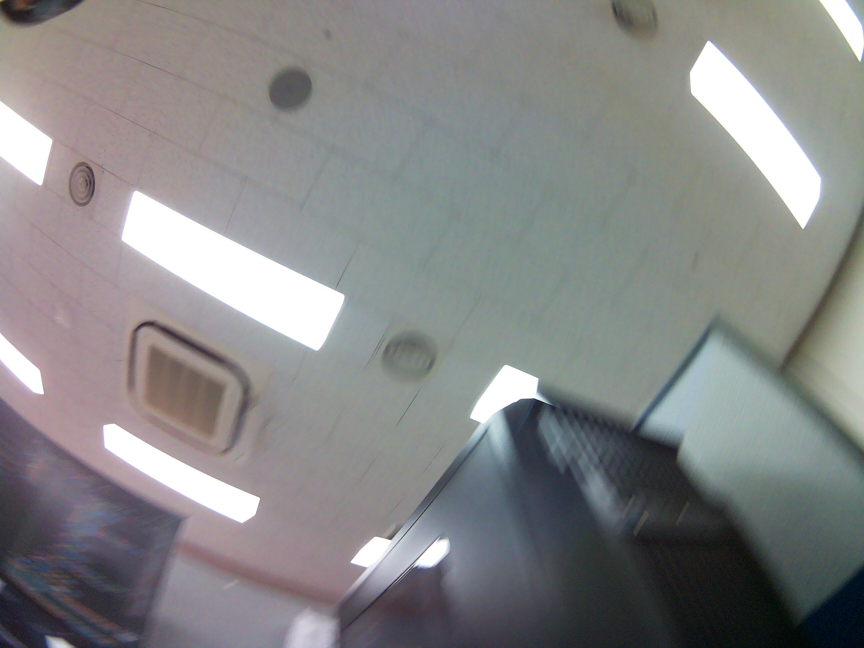
#> input picture captures_gui_20250904_201459/img_t-30_p-165_20250904_201504_650.jpg, 2592 x 1944 px (shown at 1/3 size)
$ python image_diff.py
#> lines starting #> are read from the running program, lines starting #| are printed output that depends on the picture; after the words box and inside, x2 and y2 are one past the last pixel; in counts of white or black regions, pixels touching at a corner belong together
import cv2
import numpy as np
import tkinter as tk
from tkinter import filedialog
import os

def imread_unicode(filepath):
    """한글 경로를 포함한 파일을 읽기 위한 함수"""
    try:
        # numpy로 바이너리 읽기
        stream = np.fromfile(filepath, dtype=np.uint8)
        # OpenCV로 디코딩
        img = cv2.imdecode(stream, cv2.IMREAD_COLOR)
        return img
    except Exception as e:
        print(f"파일 읽기 오류: {e}")
        return None

def show_resized(window_name, img, scale=0.4):
    """화면이 너무 클 수 있어서 보기 좋게 줄여서 보여주는 함수"""
    if img is None: return
    h, w = img.shape[:2]
    resized = cv2.resize(img, (int(w * scale), int(h * scale)))
    cv2.imshow(window_name, resized)

# ==========================================
# 1. 파일 선택 (File Dialog)
# ==========================================
print("파일 선택창을 띄웁니다...")

# tkinter 기본 윈도우 숨기기 (이거 안 하면 빈 창이 하나 더 뜹니다)
root = tk.Tk()
root.withdraw()

# 현재 작업 경로 가져오기 (파일창이 여기서부터 열림)
current_dir = os.getcwd()

# 1) 레이저 ON 사진 선택
print(">> 레이저가 [켜진](ON) 사진을 선택해주세요.")
path_on = filedialog.askopenfilename(
    title="1. 레이저 ON 사진 선택",
    initialdir=current_dir,
    filetypes=[("Image files", "*.jpg *.png *.jpeg")]
)
#> the answer given: ../captures_gui_20250904_201459/img_t-30_p-165_20250904_201504_650.jpg

# 취소 눌렀을 때 처리
if not path_on:
    print("❌ 파일 선택이 취소되었습니다.")
    exit()

# 2) 레이저 OFF 사진 선택
print(">> 레이저가 [꺼진](OFF) 사진을 선택해주세요.")
path_off = filedialog.askopenfilename(
    title="2. 레이저 OFF 사진 선택",
    initialdir=os.path.dirname(path_on), # 방금 선택한 폴더에서 다시 열기
    filetypes=[("Image files", "*.jpg *.png *.jpeg")]
)
#> the answer given: ../captures_gui_20250904_201459/img_t-30_p-180_20250904_201504_207.jpg

if not path_off:
    print("❌ 파일 선택이 취소되었습니다.")
    exit()

print(f"선택된 파일:\n ON: {os.path.basename(path_on)}\n OFF: {os.path.basename(path_off)}")

# ==========================================
# 2. 이미지 처리 (차분 및 결과 확인)
# ==========================================
# 한글 경로 지원을 위해 imread_unicode 함수 사용
img_on = imread_unicode(path_on)
#> in imread_unicode, img is the input picture: shape (1944, 2592, 3); mean B, G, R 134, 133.9, 133.4
img_off = imread_unicode(path_off)
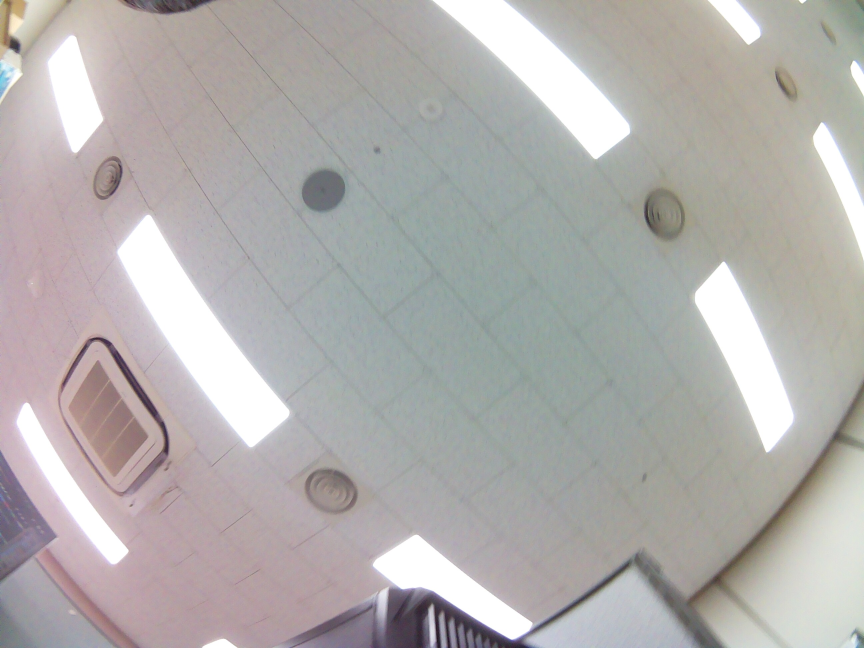
#> input picture captures_gui_20250904_201459/img_t-30_p-180_20250904_201504_207.jpg, 2592 x 1944 px (shown at 1/3 size)
#> in imread_unicode, img is the input picture: shape (1944, 2592, 3); mean B, G, R 173.2, 174.7, 177.7

if img_on is None or img_off is None:
    print("이미지를 불러올 수 없습니다. 파일이 손상되었거나 이미지 파일이 아닐 수 있습니다.")
    exit()

# ==========================================
# A. 컬러 차분 (Color Difference)
# ==========================================
# 흑백 변환 없이 바로 차분 계산
color_diff = cv2.absdiff(img_on, img_off)
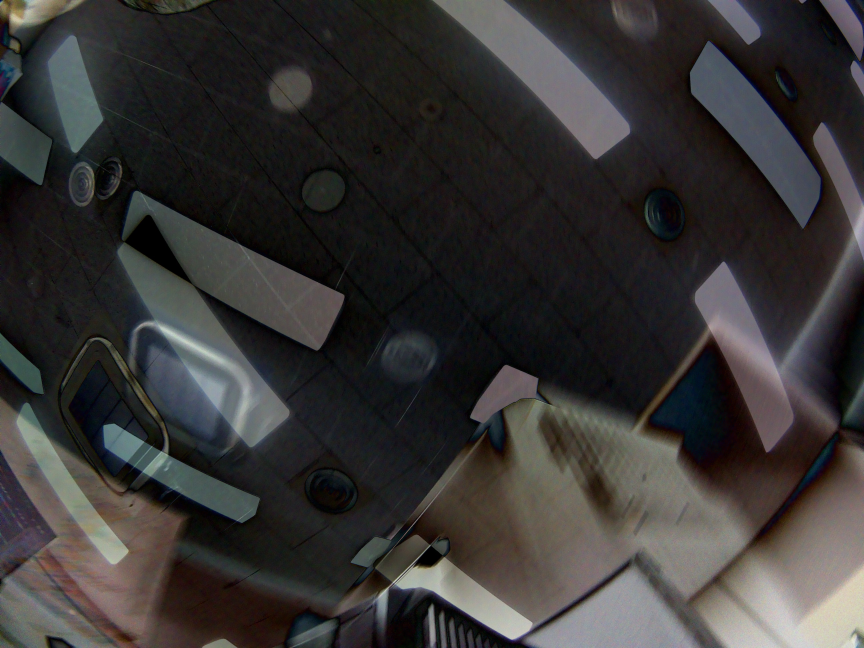
#> color_diff: shape (1944, 2592, 3) (shown at 1/3 size); mean B, G, R 52.3, 53.1, 55.1

# 컬러 차분을 그레이스케일로 변환하여 threshold 적용
color_diff_gray = cv2.cvtColor(color_diff, cv2.COLOR_BGR2GRAY)
_, color_thresh = cv2.threshold(color_diff_gray, 50, 255, cv2.THRESH_BINARY)
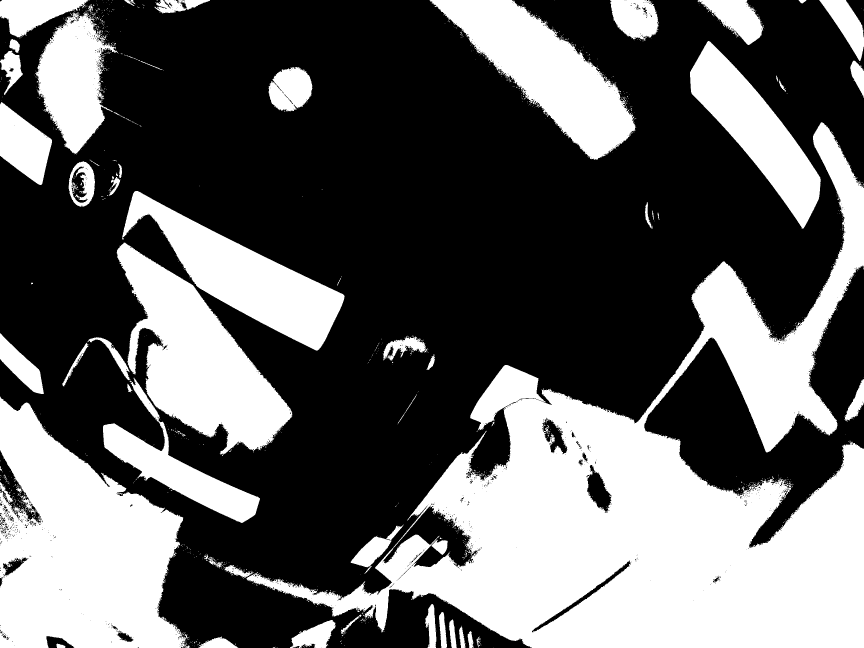
#> color_thresh: shape (1944, 2592) (shown at 1/3 size); 38.1% white; 1675 white regions (1583 under 20 px), largest, box (x1, y1, x2, y2) and area: (739, 367, 2592, 1944) 922236, (0, 1190, 566, 1944) 277454, (350, 728, 877, 1368) 149676

# ==========================================
# B. 흑백 차분 (Grayscale Difference)
# ==========================================
# 흑백 변환
gray_on = cv2.cvtColor(img_on, cv2.COLOR_BGR2GRAY)
gray_off = cv2.cvtColor(img_off, cv2.COLOR_BGR2GRAY)

# 차분 (Absolute Difference)
gray_diff = cv2.absdiff(gray_on, gray_off)

# 노이즈 제거 (Threshold)
_, gray_thresh = cv2.threshold(gray_diff, 50, 255, cv2.THRESH_BINARY)
#> gray_thresh: shape (1944, 2592); 38.1% white; 1645 white regions (1552 under 20 px), largest, box (x1, y1, x2, y2) and area: (739, 367, 2592, 1944) 922237, (0, 1190, 564, 1944) 277467, (350, 728, 877, 1368) 149682

# 결과 보여주기
print("\n결과 창이 떴습니다. 확인 후 아무 키나 누르면 종료됩니다.")
print("- 컬러 차분: 색상 정보를 유지한 채 차분 계산")
print("- 흑백 차분: 밝기만 비교하여 차분 계산")
show_resized("1. Laser ON", img_on)
#> in show_resized, `resized = cv2.resize(img, (int(w * scale), int(h * scale)))`:
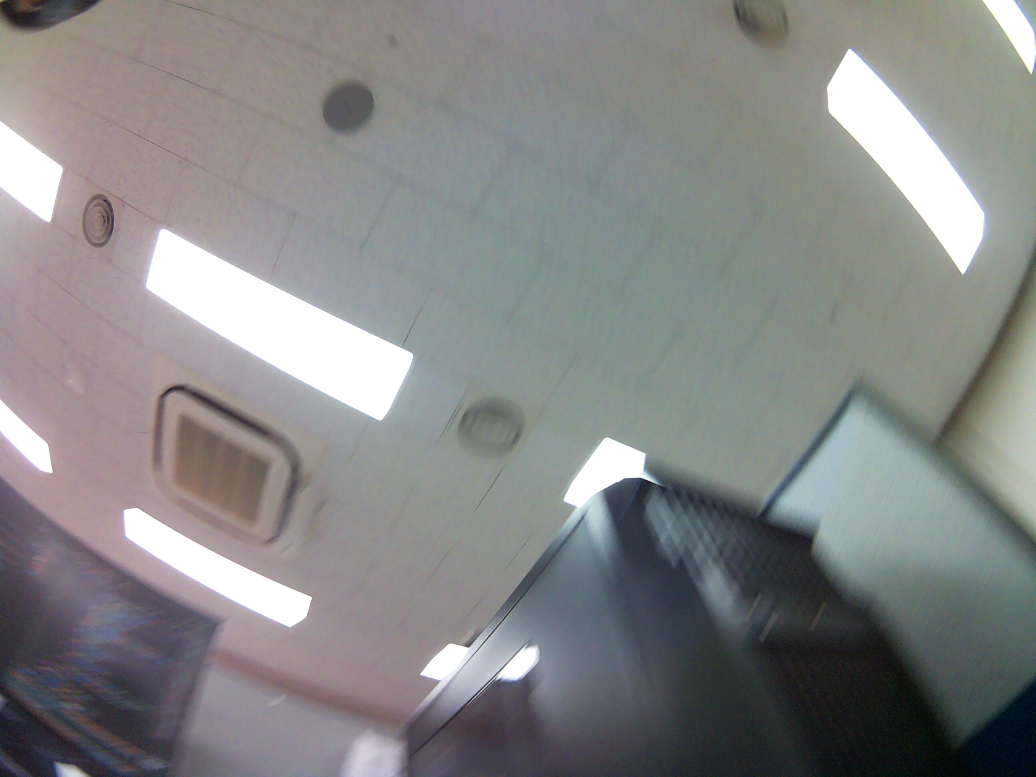
#> resized: shape (777, 1036, 3); mean B, G, R 133.9, 133.8, 133.3
show_resized("2-A. Color Diff (Raw)", color_diff)
#> call 2 of show_resized, with window_name = '2-A. Color Diff (Raw)', scale = 0.4
#> in show_resized (call 2), `resized = cv2.resize(img, (int(w * scale), int(h * scale)))`:
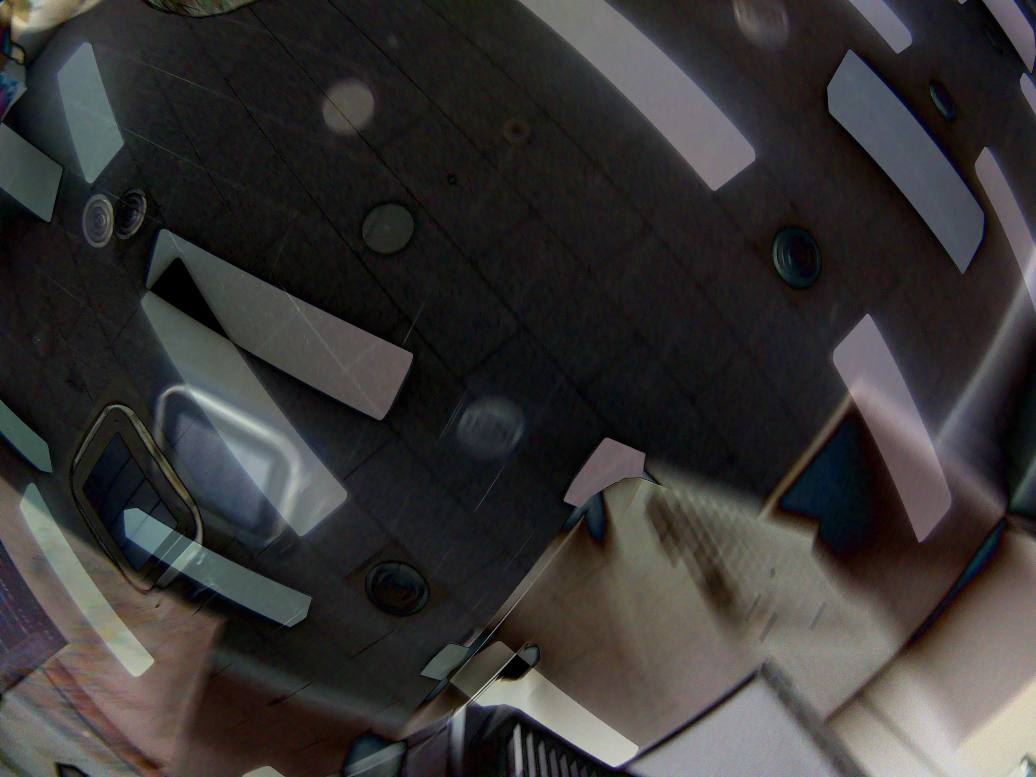
#> resized: shape (777, 1036, 3); mean B, G, R 52.2, 52.9, 55
show_resized("2-B. Grayscale Diff (Raw)", gray_diff)
show_resized("3-A. Color Result (Clean)", color_thresh)
#> call 4 of show_resized, with window_name = '3-A. Color Result (Clean)', scale = 0.4
#> in show_resized (call 4), `resized = cv2.resize(img, (int(w * scale), int(h * scale)))`:
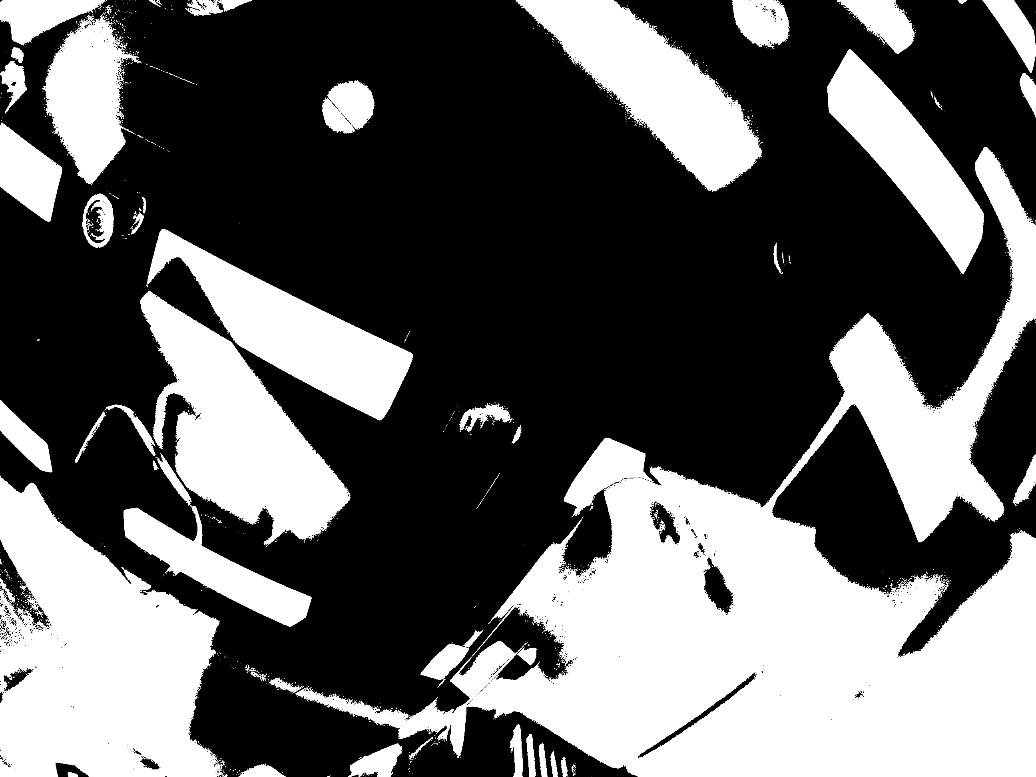
#> resized: shape (777, 1036); min 0, max 255, mean 97
show_resized("3-B. Grayscale Result (Clean)", gray_thresh)

cv2.waitKey(0)
cv2.destroyAllWindows()
